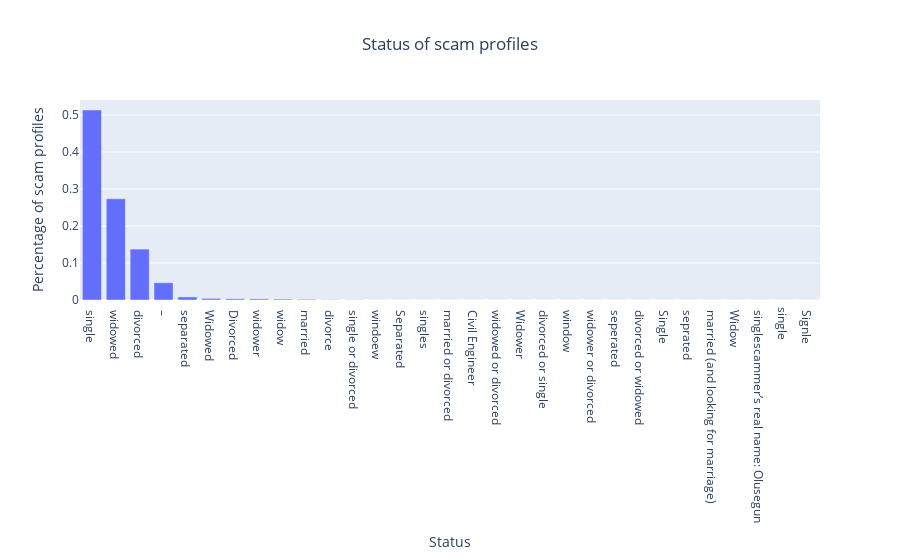

The code cell stored with this chart in its notebook:
### Code cell
counts = scamdf["status"].value_counts(normalize = True)

fig = px.bar(counts, title="Status of scam profiles")
fig.update_layout(
    xaxis_title = "Status",
    yaxis_title = "Percentage of scam profiles",
    title_x = 0.5,
    showlegend = False
)

fig.show()

### Figure 1 — Plotly figure (JSON) as saved in the notebook; plotly's stock layout.template omitted (floating-point values rounded to 4 significant figures)
{"data": [{"alignmentgroup": "True", "hovertemplate": "variable=status<br>index=%{x}<br>value=%{y}<extra></extra>", "legendgroup": "status", "marker": {"color": "#636efa", "pattern": {"shape": ""}}, "name": "status", "offsetgroup": "status", "orientation": "v", "showlegend": true, "textposition": "auto", "type": "bar", "x": [" single", " widowed", " divorced", " –", " separated", " Widowed", " Divorced", " widower", " widow", " married", " divorce", " single or divorced", " windoew", " Separated", " singles", " married or divorced", " Civil Engineer", " widowed or divorced", " Widower", " divorced or single", " window", " widower or divorced", " seperated", " divorced or widowed", " Single", " seprated", " married (and looking for marriage)", " Widow", " singlescammer’s real name: Olusegun", "single", " Signle"], "xaxis": "x", "y": [0.5135, 0.2736, 0.1376, 0.04655, 0.008297, 0.004379, 0.003227, 0.002996, 0.002535, 0.001844, 0.0006914, 0.0004609, 0.0002305, 0.0002305, 0.0002305, 0.0002305, 0.0002305, 0.0002305, 0.0002305, 0.0002305, 0.0002305, 0.0002305, 0.0002305, 0.0002305, 0.0002305, 0.0002305, 0.0002305, 0.0002305, 0.0002305, 0.0002305, 0.0002305], "yaxis": "y"}], "layout": {"barmode": "relative", "legend": {"title": {"text": "variable"}, "tracegroupgap": 0}, "showlegend": false, "title": {"text": "Status of scam profiles", "x": 0.5}, "xaxis": {"anchor": "y", "domain": [0, 1], "title": {"text": "Status"}}, "yaxis": {"anchor": "x", "domain": [0, 1], "title": {"text": "Percentage of scam profiles"}}}}
